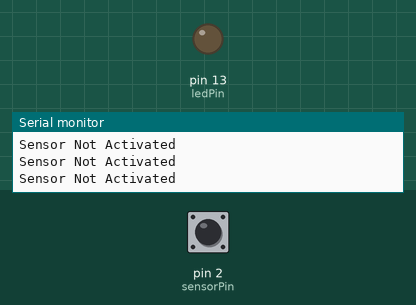
This sketch was run on a simulated Arduino Uno, built with avr-gcc and run on an emulated ATmega328P. Parts: output pins drawn as LEDs (lit = HIGH), the last lines printed to the serial monitor. Dashed ring = blinking. The inputs (shaded band) are chosen by the test bench; at power-on: pin 2 (sensorPin) LOW.

Above: at 1.2 s.
1.3 s: pin 2 (sensorPin) driven HIGH
At 1.8 s:
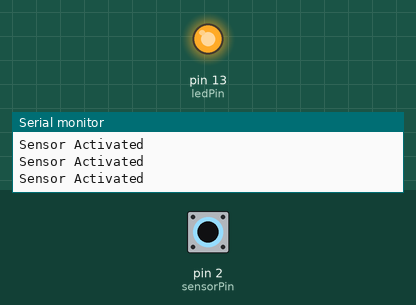
2.8 s: pin 2 (sensorPin) driven LOW
At 3.2 s:
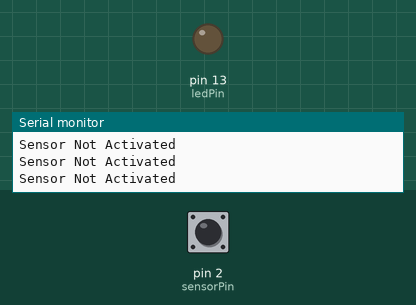
5.8 s: pin 2 (sensorPin) pulsed HIGH 2 times (0.12 s each, 0.3 s apart)
At 6.16 s:
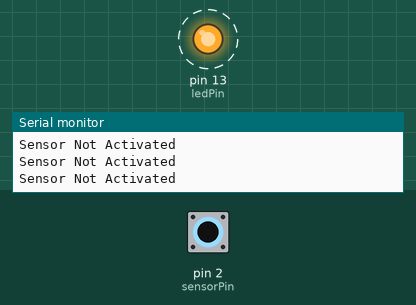
9.4 s: pin 2 (sensorPin) pulsed HIGH 5 times (0.12 s each, 0.3 s apart)
At 11.4 s:
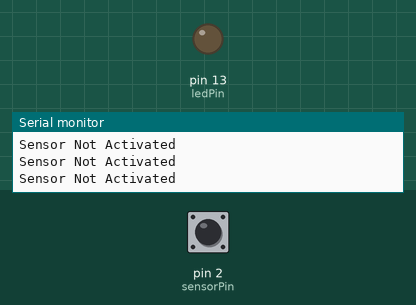
Timing chart, 0 to 12.9 s (numbered marks = the images above; inputs shaded):
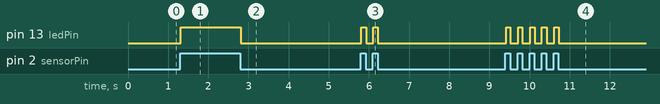

Measured:
- after the input at 1.3 s, pin 13 (ledPin): LOW → HIGH at once
- after the input at 2.8 s, pin 13 (ledPin): HIGH → LOW at once
- after the input at 5.8 s, pin 13 (ledPin): alternates HIGH for 0.12 s and LOW for 0.17 s, 4 changes in all, then stays LOW, starting at once
- after the input at 9.4 s, pin 13 (ledPin): alternates HIGH for 0.11 s and LOW for 0.20 s, 10 changes in all, then stays LOW, starting at once

The sketch:

m1t1_p1.ino
```cpp
// C++ code
//
//Assigning the variables representing the led and the PIR sensor to their pin
int ledPin = 13;
int sensorPin = 2;

void setup()
{
  pinMode(ledPin, OUTPUT);
  pinMode(sensorPin, INPUT); // Set the sensor pin as input
  Serial.begin(9600); //Initialises serial monitor
}

void loop()
{
  if (digitalRead(sensorPin) == HIGH)
  {
    digitalWrite(ledPin, HIGH);
    Serial.print("Sensor Activated\n");

  }
  else
  {
    digitalWrite(ledPin, LOW); //
    Serial.print("Sensor Not Activated\n");
  }
}
```
